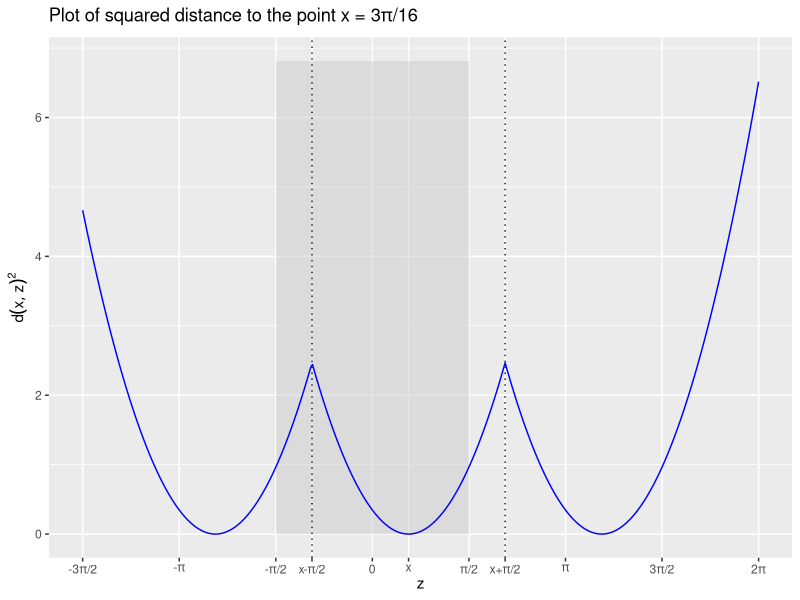
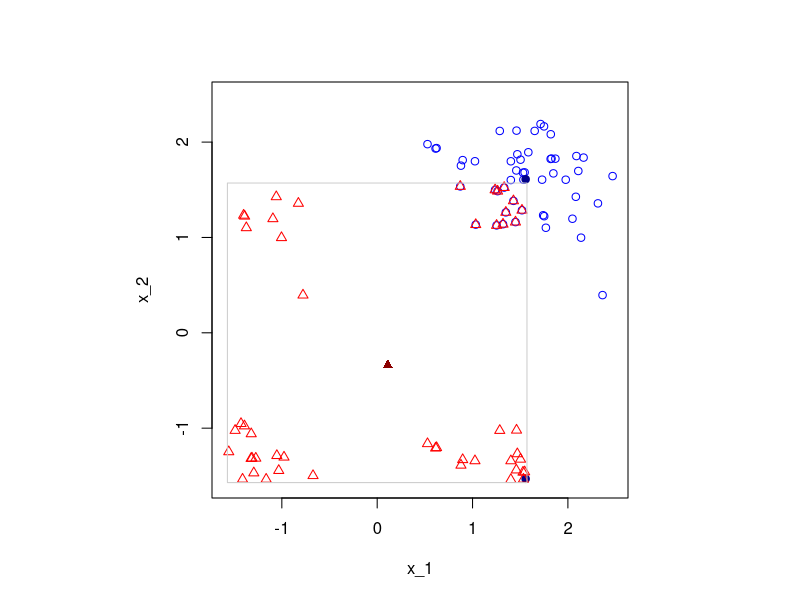
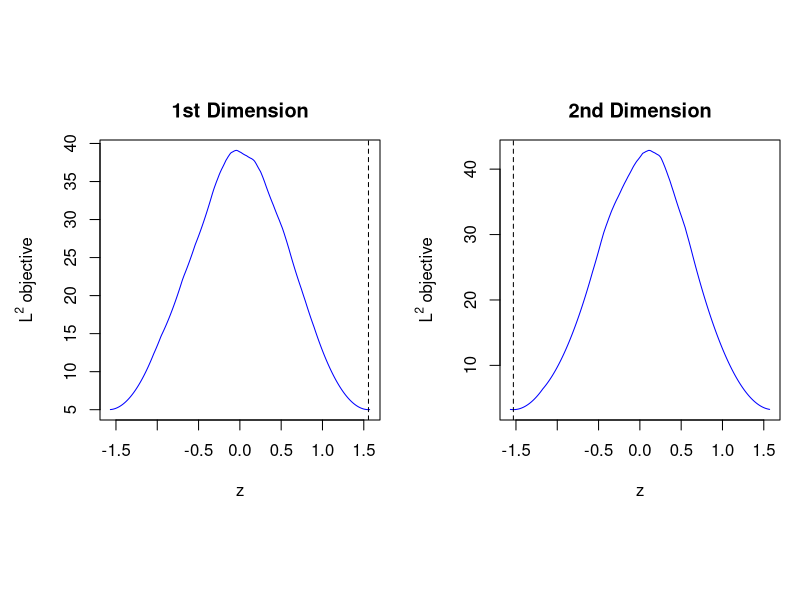

The R source for these figures, in order:
## ---- chunk 1
knitr::opts_chunk$set(echo = TRUE)
library(ggplot2)
library(data.table)
library(magrittr)
## ---- chunk 2
x = 3*pi/16
dt = data.table(z = seq(-3*pi/2, 2*pi, len = 401)) %>%
    .[, `d-sq` := pmin((x-pi-z)^2, (x-z)^2, (x+pi-z)^2)]

ggplot(dt, aes(z, `d-sq`)) +
    annotate("rect", fill="grey80", alpha=0.5, xmin=-pi/2, xmax=pi/2, ymin=0, ymax=dt[, max(`d-sq`)+0.3]) +
    geom_line(color="blue") +
    scale_x_continuous(name = expression(z),
                       labels = c(expression(paste("-2", pi)), 
                                  expression(paste("-3", pi, "/2")), 
                                  expression(paste("-", pi)),
                                  expression(paste("-", pi, "/2")),
                                  expression(paste("x-", pi, "/2")),
                                  expression(0), 
                                  expression(x),
                                  expression(paste(pi, "/2")),
                                  expression(paste("x+", pi, "/2")),
                                  expression(pi),
                                  expression(paste("3", pi, "/2")),
                                  expression(paste("2", pi))),
                       breaks = sort(c((-4:4) * pi/2,  x + (-1:1) * pi/2)),
                       minor_breaks = c()# x + (-1:1) * pi/2
                       ) +
    scale_y_continuous(name = expression(d(x,z)^2)) +
    geom_vline(xintercept = x + c(-1,1)*pi/2, color="gray10", linetype="dotted") +
    ggtitle(expression(paste("Plot of squared distance to the point x = 3", pi, "/16")))
## ---- chunk 3
periodic_mean <- function(data, dom = pi/2) {
    data <- sort(data)
    
    N = length(data)
    n = which(data > 0)[1] - 1
    
    breakpoints = c(-dom, data[(n+1):N] - dom, data[1:n] + dom, dom)
    mu0 = mean(data)
    
    ## Helper functions
    dsq = function(x,y) {(x - y)^2}
    
    # L2 Minimization Objective
    # Argument k indicates which interval's quadratic function to compute (useful for checking continuity across breakpoints). Using the default corresponds to the miminization objective above.
    # Variables from enclosing envir: data, dom, N, n, breakpoints
    Phi = function(z, k = which(z<=breakpoints)[1]-1) {
        if (k==1) {
            0.5 * (  sum( dsq( data[(n+1) : N] - 2*dom , z ) ) + 
                     sum( dsq( data[   1  : n]         , z ) )    )
        } else if (k <= N-n) {
            0.5 * (  sum( dsq( data[(n+1) : (n+k-1)]         , z ) ) + 
                     sum( dsq( data[(n+k) :      N ] - 2*dom , z ) ) +
                     sum( dsq( data[   1  :      n ]         , z ) )    )
        } else if (k == N - n + 1) {
            0.5 * (  sum( dsq( data , z ) )  )
        } else if (k <= N) {
            0.5 * (  sum( dsq( data[  (n+1) :      N   ]         , z ) ) + 
                     sum( dsq( data[     1  : (k-1-N+n)] + 2*dom , z ) ) +
                     sum( dsq( data[(k-N+n) :      n   ]         , z ) )    )
        } else {
            0.5 * (  sum( dsq( data[(n+1) : N]         , z ) ) + 
                     sum( dsq( data[   1  : n] + 2*dom , z ) )    )
        }
    }

    ## Minimize the L2 objective
    zstars = mu0 - pi * (N - n - (0:N)) / N
    kstars = which(breakpoints[-length(breakpoints)] < zstars & 
                                                       zstars < breakpoints[-1])
    
    # The candidates are the breakpoints and valid zstars
    zs = c(breakpoints[-1], zstars[kstars])
    ks = c(1:(N+1), kstars)
    
    phis = mapply(Phi, zs, ks)
    
    p = which.min(phis)
    bestz = zs[p]
    bestphi = phis[p]
    
    return(bestz)
}
## ---- chunk 4
dom = pi/2 # Domain half size
N = 50     # Number of data points

# Generate data
set.seed(42)
x = matrix(rnorm(2*N, mean = dom, sd = dom/4), nrow=N)

# Put data onto periodic domain
data = ((x+dom) %% (2*dom)) - dom 
data[data == -dom] = dom   # Use the convention (-dom, dom], instead of [-dom, dom)

# With small enough standard deviation, mu_original and mu_target are equivalent modulo pi
mu_original = colMeans(x)
mu_target = ((mu_original+dom) %% (2*dom)) - dom
## ---- chunk 5
# Plot data
par(pty='s')
plot(x, xlim = c(-dom, max(x)), ylim = c(-dom, max(x)), col="blue", pch=1, asp=1,
     xlab = "x_1", ylab = "x_2")
points(mu_original[1], mu_original[2], col="darkblue", pch=19)
points(mu_target[1], mu_target[2], col="darkblue", pch=19)
points(data, col='red', pch=2)
points(mean(data[,1]), mean(data[,2]), col="darkred", pch=17)
lines(c(-dom, -dom, dom, dom, -dom), c(-dom, dom, dom, -dom, -dom), col="gray80")
## ---- chunk 6
mu_per = apply(data, 2, periodic_mean)
mu_per
mu_target
## ---- chunk 7
getObjective <- function(data, zgrid) {
    data <- sort(data)
    
    N = length(data)
    n = which(data > 0)[1] - 1
    
    breakpoints = c(-dom, data[(n+1):N] - dom, data[1:n] + dom, dom)
    
    ## Helper functions
    dsq = function(x,y) {(x - y)^2}
    
    # L2 Minimization Objective
    Phi = function(z, k = which(z<=breakpoints)[1]-1) {
        if (k==1) {
            0.5 * (  sum( dsq( data[(n+1) : N] - 2*dom , z ) ) + 
                         sum( dsq( data[   1  : n]         , z ) )    )
        } else if (k <= N-n) {
            0.5 * (  sum( dsq( data[(n+1) : (n+k-1)]         , z ) ) + 
                         sum( dsq( data[(n+k) :      N ] - 2*dom , z ) ) +
                         sum( dsq( data[   1  :      n ]         , z ) )    )
        } else if (k == N - n + 1) {
            0.5 * (  sum( dsq( data , z ) )  )
        } else if (k <= N) {
            0.5 * (  sum( dsq( data[  (n+1) :      N   ]         , z ) ) + 
                         sum( dsq( data[     1  : (k-1-N+n)] + 2*dom , z ) ) +
                         sum( dsq( data[(k-N+n) :      n   ]         , z ) )    )
        } else {
            0.5 * (  sum( dsq( data[(n+1) : N]         , z ) ) + 
                         sum( dsq( data[   1  : n] + 2*dom , z ) )    )
        }
    }
    
    sapply(zgrid, Phi)
}

z = seq(-dom, dom, len=1001)[-1]
phi = apply(data, 2, getObjective, zgrid=z)

par(mfrow=c(1,2), mar=c(5,5,3,1))
plot(z, phi[,1], type='l', col='blue',
     ylab = expression(paste(L^2, " objective")),
     main="1st Dimension")
abline(v = mu_per[1], lty=2)

plot(z, phi[,2], type='l', col='blue', 
     ylab = expression(paste(L^2, " objective")),
     main="2nd Dimension")
abline(v = mu_per[2], lty=2)

## ---- chunk 8
periodic_distance <- function(x, y, dom=pi/2) {
    pmin(abs(x-y), abs(x + 2*dom - y), abs(x - 2*dom - y))
}

periodic_sd <- function(data, dom=pi/2) {
    mu = periodic_mean(data, dom=dom)
    sigma = sqrt( sum(periodic_distance(mu, data, dom)^2) / (length(data)-1) )
}
## ---- chunk 9
sd_per = apply(data, 2, periodic_sd)
sd_per

sd_target = apply(x, 2, sd)
sd_target
## ---- chunk 10
sd_nonper = apply(data, 2, sd)
sd_nonper
